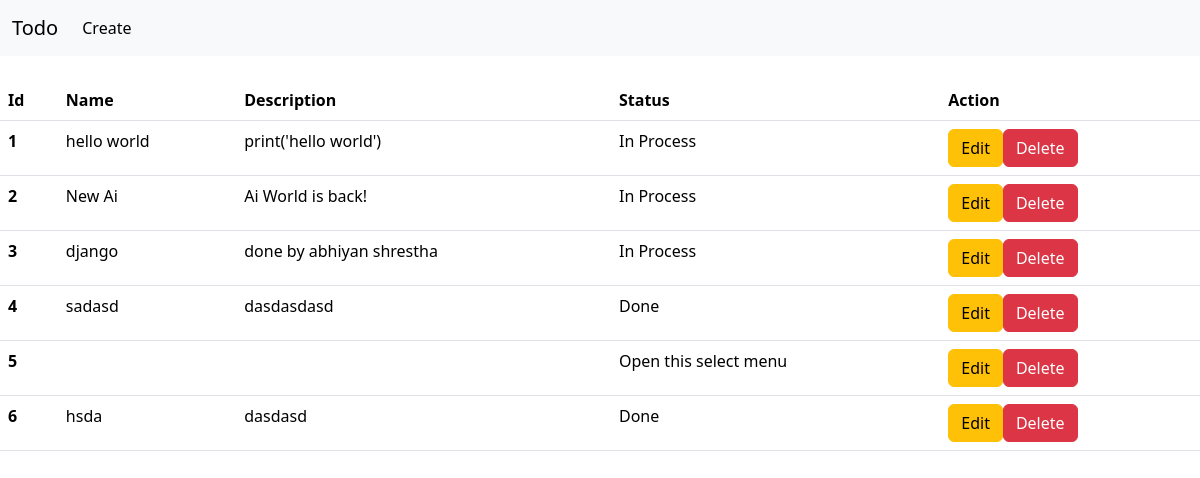
The app's page /, older data.
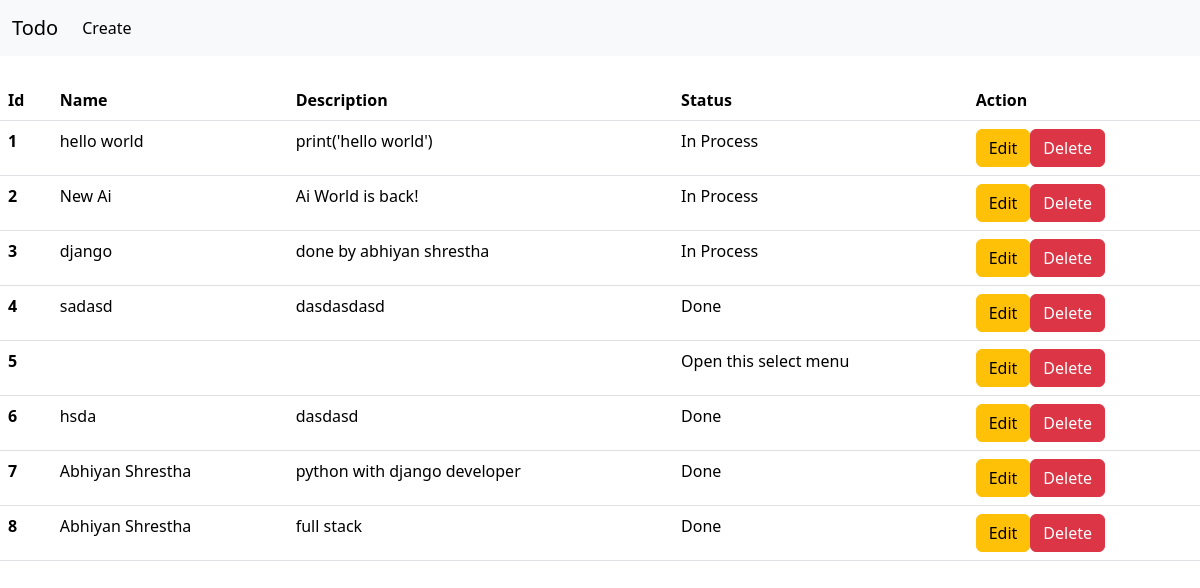
The same page, newer data.
### base/models.py (models this page shows)
class Todo(models.Model):
    name  = models.CharField(max_length=200)
    description = models.TextField()
    status = models.CharField(max_length=200)

### base/views.py (the view)
# urls.py: 2. Add a URL to urlpatterns:  path('', views.home, name='home')
def home(request):
    todo_objs = Todo.objects.all() # Runs all the query from the todo table
    data = {'todos': todo_objs} # Send file from data variable as support
    return render(request,'index.html',context=data)

### templates/index.html (shortened to what this page needs)
<!DOCTYPE html>
<html lang="en">
<head>
    <link href="https://cdn.jsdelivr.net/npm/bootstrap@5.3.3/dist/css/bootstrap.min.css" rel="stylesheet">
</head>
<body>
    {% include 'nav.html' %}
    <br>
    <table class="table">
        <thead>
          <tr>
            <th scope="col">Id</th>
            <th scope="col">Name</th>
            <th scope="col">Description</th>
            <th scope="col">Status</th>
            <th scope="col">Action</th>
          </tr>
        </thead>
        <tbody>
          {% for todo in todos%}
            <tr>
              <th scope="row">{{todo.id}}</th>
              <td>{{todo.name}}</td>
              <td>{{todo.description}}</td>
              <td>{{todo.status}}</td>
              <td><a href = "{% url 'edit' pk=todo.id %}"><button type="button" class="btn btn-warning">Edit</button></a><a href = "{% url 'delete' pk=todo.id %}"><button class="btn btn-danger">Delete</button></a></td>
            </tr>
          {% endfor %}
      </table>
</body>
</html>

### templates/nav.html (shortened to what this page needs)
<nav class="navbar navbar-expand-lg bg-body-tertiary">
    <div class="container-fluid">
      <a class="navbar-brand" href="{% url 'home' %}">Todo</a>
      <div class="collapse navbar-collapse" id="navbarNav">
        <ul class="navbar-nav">
          <li class="nav-item">
            <a class="nav-link active" aria-current="page" href=" {% url 'create' %}">Create</a>
          </li>
        </ul>
      </div>
    </div>
  </nav>

Row changes from the older to the newer data that the page shows:
added Todo: id "7", name "Abhiyan Shrestha", description "python with django developer", status "Done"
added Todo: id "8", name "Abhiyan Shrestha", description "full stack", status "Done"
